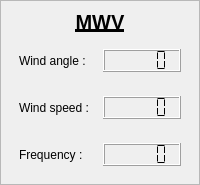
        <widget class="QFrame" name="verticalFrame_dpt_3">
         <property name="frameShape">
          <enum>QFrame::Shape::StyledPanel</enum>
         </property>
         <layout class="QVBoxLayout" name="verticalLayout_38">
          <property name="leftMargin">
           <number>9</number>
          </property>
          <property name="topMargin">
           <number>9</number>
          </property>
          <property name="rightMargin">
           <number>9</number>
          </property>
          <property name="bottomMargin">
           <number>9</number>
          </property>
          <item>
           <widget class="QLabel" name="label_105">
            <property name="sizePolicy">
             <sizepolicy hsizetype="Preferred" vsizetype="Maximum">
              <horstretch>0</horstretch>
              <verstretch>0</verstretch>
             </sizepolicy>
            </property>
            <property name="font">
             <font>
              <pointsize>15</pointsize>
              <bold>true</bold>
              <underline>true</underline>
             </font>
            </property>
            <property name="text">
             <string notr="true">MWV</string>
            </property>
            <property name="alignment">
             <set>Qt::AlignmentFlag::AlignCenter</set>
            </property>
           </widget>
          </item>
          <item>
           <layout class="QHBoxLayout" name="horizontalLayout_82">
            <property name="leftMargin">
             <number>9</number>
            </property>
            <property name="topMargin">
             <number>9</number>
            </property>
            <property name="rightMargin">
             <number>9</number>
            </property>
            <property name="bottomMargin">
             <number>9</number>
            </property>
            <item>
             <widget class="QLabel" name="label_windAngleUnit_mwv">
              <property name="text">
               <string>Wind angle :</string>
              </property>
             </widget>
            </item>
            <item>
             <widget class="QLCDNumber" name="lcdNumber_windAngle_mwv">
              <property name="sizePolicy">
               <sizepolicy hsizetype="Minimum" vsizetype="Maximum">
                <horstretch>0</horstretch>
                <verstretch>0</verstretch>
               </sizepolicy>
              </property>
              <property name="segmentStyle">
               <enum>QLCDNumber::SegmentStyle::Flat</enum>
              </property>
             </widget>
            </item>
           </layout>
          </item>
          <item>
           <layout class="QHBoxLayout" name="horizontalLayout_85">
            <property name="leftMargin">
             <number>9</number>
            </property>
            <property name="topMargin">
             <number>9</number>
            </property>
            <property name="rightMargin">
             <number>9</number>
            </property>
            <property name="bottomMargin">
             <number>9</number>
            </property>
            <item>
             <widget class="QLabel" name="label_windSpeedUnit_mwv">
              <property name="text">
               <string>Wind speed :</string>
              </property>
             </widget>
            </item>
            <item>
             <widget class="QLCDNumber" name="lcdNumber_windSpeed_mwv">
              <property name="sizePolicy">
               <sizepolicy hsizetype="Minimum" vsizetype="Maximum">
                <horstretch>0</horstretch>
                <verstretch>0</verstretch>
               </sizepolicy>
              </property>
              <property name="segmentStyle">
               <enum>QLCDNumber::SegmentStyle::Flat</enum>
              </property>
             </widget>
            </item>
           </layout>
          </item>
          <item>
           <layout class="QHBoxLayout" name="horizontalLayout_84">
            <property name="leftMargin">
             <number>9</number>
            </property>
            <property name="topMargin">
             <number>9</number>
            </property>
            <property name="rightMargin">
             <number>9</number>
            </property>
            <property name="bottomMargin">
             <number>9</number>
            </property>
            <item>
             <widget class="QLabel" name="label_109">
              <property name="text">
               <string>Frequency :</string>
              </property>
             </widget>
            </item>
            <item>
             <widget class="QLCDNumber" name="lcdNumber_frequency_mwv">
              <property name="sizePolicy">
               <sizepolicy hsizetype="Minimum" vsizetype="Maximum">
                <horstretch>0</horstretch>
                <verstretch>0</verstretch>
               </sizepolicy>
              </property>
              <property name="frameShadow">
               <enum>QFrame::Shadow::Raised</enum>
              </property>
              <property name="smallDecimalPoint">
               <bool>false</bool>
              </property>
              <property name="digitCount">
               <number>5</number>
              </property>
              <property name="segmentStyle">
               <enum>QLCDNumber::SegmentStyle::Flat</enum>
              </property>
             </widget>
            </item>
           </layout>
          </item>
         </layout>
        </widget>
